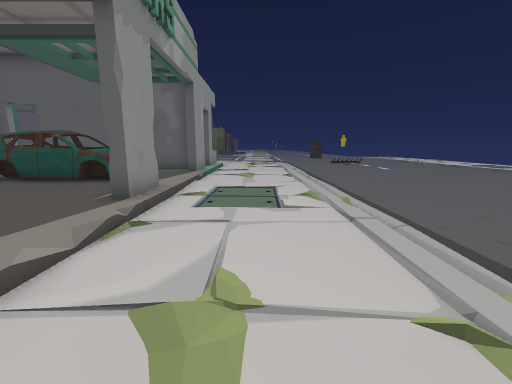
View 1 (above)

14 first-person views from a walk through a scene from a Unity 3-D project. The camera is 1.3 m above the floor, tilts 10° down and sees 90° across. The floor is counted in squares, 1 m on a side. Each view is taken from the middle of a square. On the plan, view 1 faces up. The plan holds only what a view shows up to about 13 squares ahead; the rest is blank. The place goes on beyond the plan. The player character is not drawn. Door leaves are left out, so doorways stand open.

View 2
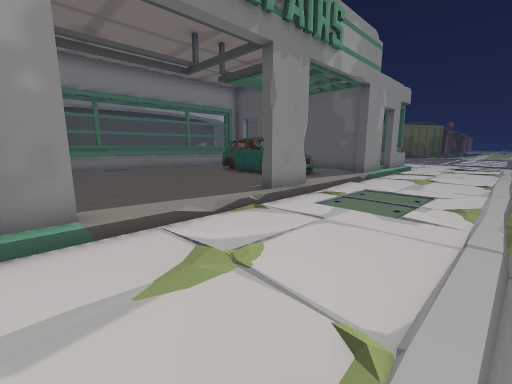

View 3
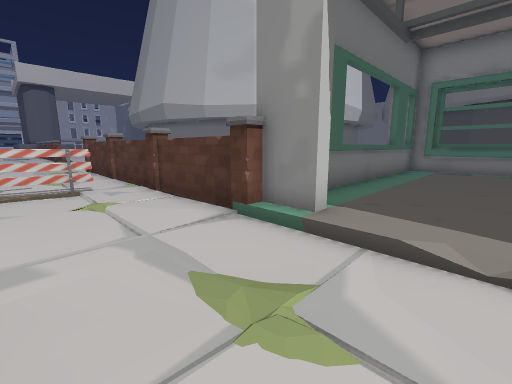

View 4
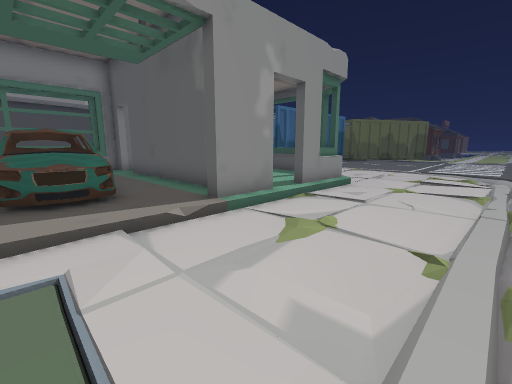

View 5
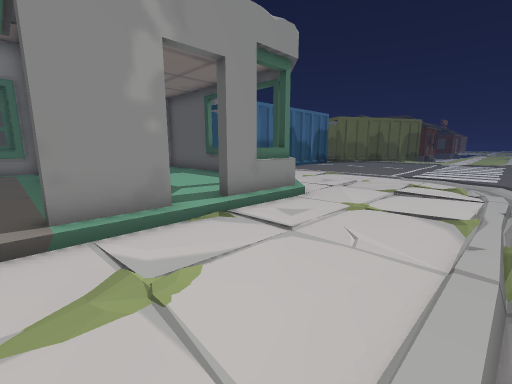

View 6
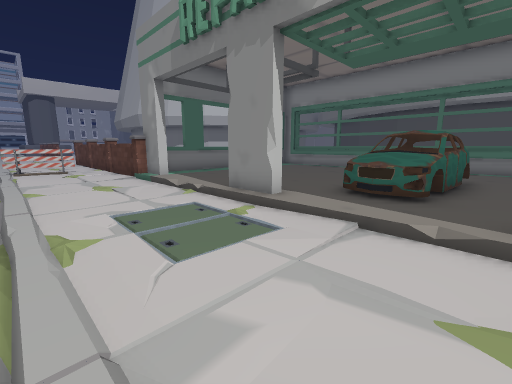

View 7
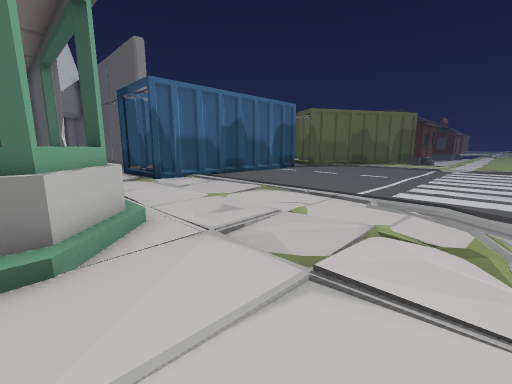

View 8
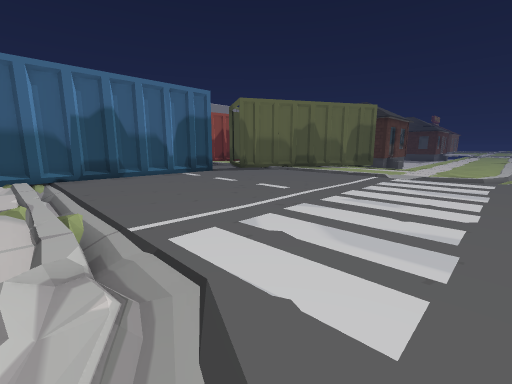

View 9
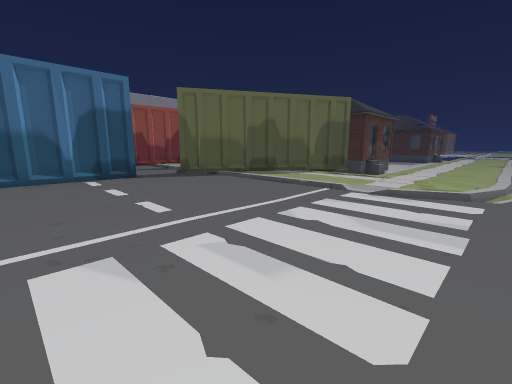

View 10
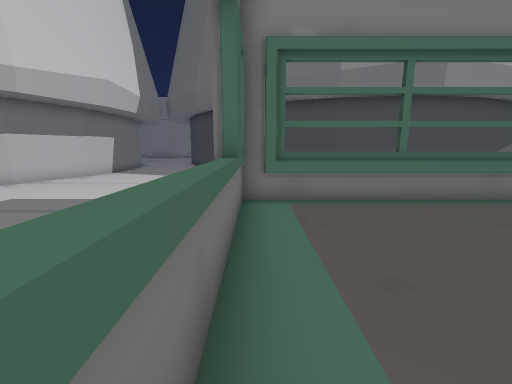

View 11
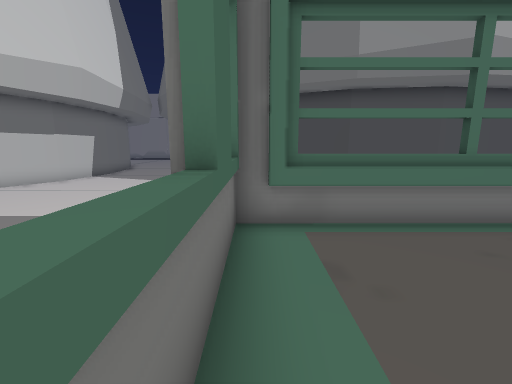

View 12
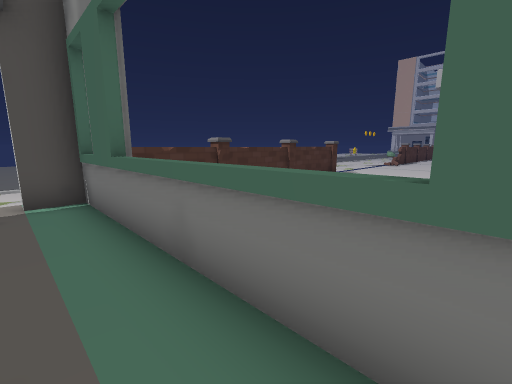

View 13
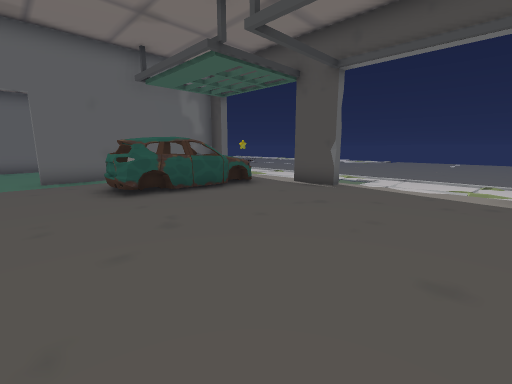

View 14
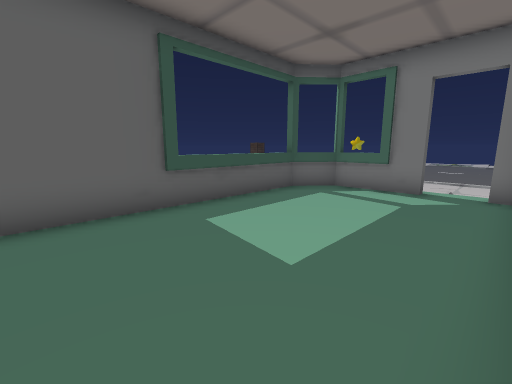

### Floor plan
Key: @ floor where view 1 was taken; # wall or solid block; . main floor; : floor 0.25 m higher than the main floor; - floor 0.25 m lower than the main floor; / step, stairs or slope; D open door; = window, fence, low wall or low ledge; ^ raised ledge; C car; P pillar; T thing the floor can be seen under or through.
Columns run from 21 left of view 1 to 2 right of it. Each row starts with its distance up from view 1.
 40                    .....
 39                  =......
 38                  ....../
 37                ......../
 36                ......../
 35            ##  .///////.
 34            #............
 33            .............
 32            .............
 31            #............
 30            #............
 29            #............
 28            #............
 27            #............
 26            #............
 25            #............
 24            #.////.////..
 23            #..../..///-.
 22            #..........//
 21            ............/
 20             ..../....../
 19                ///...../
 18          ####^^^^#^..../
 17           ::::::::^..../
 16           ::::::::^..../
 15           ::::::::#..../
 14           :::::::::..../
 13          #::::::::#..../
 12  #       #:########..../
 11  #       =:::::::::..../
 10  #       =:::CCCC::..../
  9  #       =::CCCCCC:..../
  8  #       =:::CCCCC:..../
  7  #        :::::::::..../
  6  #       =::::::::#..../
  5  #       =::::::::D..../
  4 ##       =::::::::D.....
  3 #        =::::::::D.....
  2 #        =::::::::D..../
  1          =::::::::D..../
  0         #:::::::::#..@./
 -1         ####=  =#=#P.../
 -2                   #..../
 -3                   #..../
 -4                   #..../
 -5  .........        #P.T//
 -6 ..........        ##..TT
 -7 .........         #....
 -8 ........          ##...
 -9 ##.....           #P
-10  ###..            #.

Positions as (right, up) in squares from view 1, and headings:
1: (0, 0), facing up
2: (2, 0), facing up-left
3: (1, 3), facing down-left
4: (2, 8), facing up-left
5: (2, 11), facing up-left
6: (2, 11), facing down-left
7: (1, 17), facing up-left
8: (2, 23), facing up-left
9: (2, 27), facing up-left
10: (-6, 0), facing left
11: (-8, 0), facing left
12: (-10, 1), facing down-right
13: (-11, 1), facing up-right
14: (-11, 13), facing up-right
